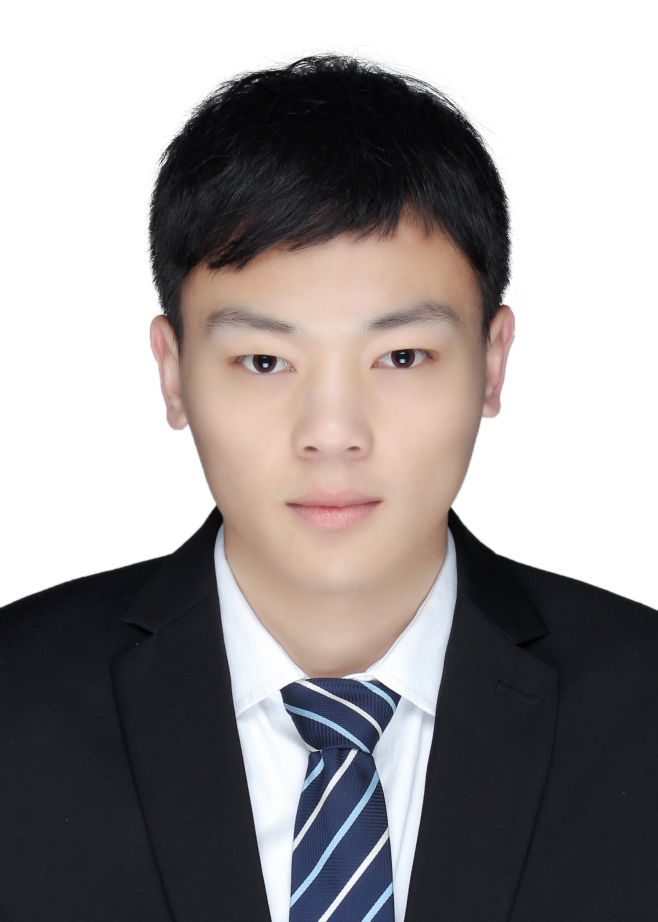
#> input picture data_structure_python/data_s/1.jpg, 1974 x 2765 px (shown at 1/3 size)
$ python photo_resize.py
#> lines starting #> are read from the running program, lines starting #| are printed output that depends on the picture
import cv2

image = cv2.imread("1.jpg")
#> image is the input picture: shape (2765, 1974, 3); mean B, G, R 148.6, 148.5, 153.2
new_image = cv2.resize(image,(358,441))
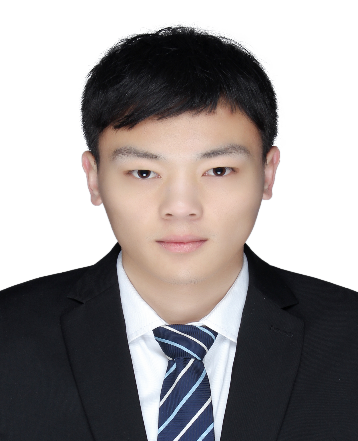
#> new_image: shape (441, 358, 3); mean B, G, R 148.5, 148.4, 153.1
cv2.imwrite("2.jpg",new_image)
